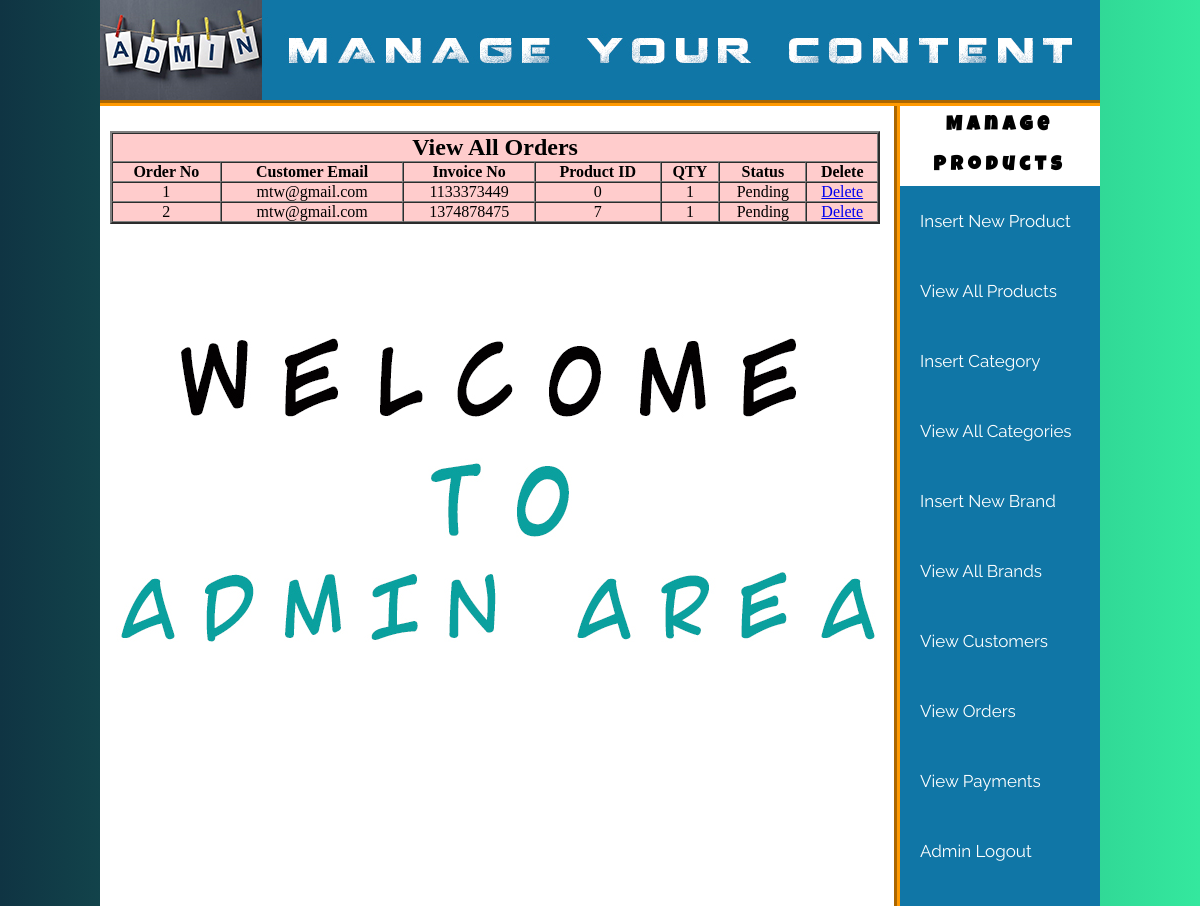
The page /admin/index.php?view_orders (signed in) on the database its author committed.
### tables this page shows
CREATE TABLE `pending_orders` (
  `order_id` int(100) NOT NULL,
  `customer_id` int(100) NOT NULL,
  `invoice_no` int(100) NOT NULL,
  `product_id` int(100) NOT NULL,
  `qty` int(100) NOT NULL,
  `order_status` text NOT NULL
);

CREATE TABLE `customers` (
  `customer_id` int(10) NOT NULL,
  `customer_name` text NOT NULL,
  `customer_email` text NOT NULL,
  `customer_pass` text NOT NULL,
  `customer_country` text NOT NULL,
  `customer_city` text NOT NULL,
  `customer_contact` text NOT NULL,
  `customer_address` text NOT NULL,
  `customer_image` text NOT NULL,
  `customer_ip` text NOT NULL
);

### admin/view_orders.php (the view, shortened to what this page needs)
<?php require 'includes/config.php'; ?>
<!DOCTYPE html>
<html lang="en">
<head>
</head>
<body>
    <table width="770"  align="center" bgcolor="#ffcccc" border="2" cellspacing="0" style="margin-left:10px">
        <tr align="center">
            <td colspan="11"> <h2> View All Orders </h2> </td>
        </tr>
        <tr align="center">
            <th> Order No </th>
            <th> Customer Email</th>
            <th> Invoice No </th>
            <th> Product ID </th>
            <th> QTY </th>
            <th> Status </th>
            <th> Delete </th>
        </tr>
        <?php
        $i=0;
        $get_orders = " SELECT * from pending_orders";
        $orders = mysqli_query($conn,$get_orders);
        while ($row_get_orders = mysqli_fetch_array($orders)) {
            $order_no = $row_get_orders['order_id'];
            $customer_id = $row_get_orders['customer_id'];
            $invoice_no = $row_get_orders['invoice_no'];
            $product_id = $row_get_orders['product_id'];
            $qty = $row_get_orders['qty'];
            $order_status = $row_get_orders['order_status'];
            $i++;
        ?>
        <tr align="center">
            <td> <?php  echo $i; ?> </td>
            <td> <?php
                $query = " SELECT * from customers where customer_id = '$customer_id' ";
                $run_query = mysqli_query($conn,$query);
                $row_query = mysqli_fetch_array($run_query);
                $customer_email = $row_query['customer_email'];
                if ($customer_email) {
                    echo $customer_email;
                }
            ?></td>
            <td> <?php  echo $invoice_no ?></td>
            <td> <?php  echo $product_id ?></td>
            <td> <?php  echo $qty ?></td>
            <td> <?php  echo $order_status ?></td>
            <td> <a href="index.php?delete_order=<?php echo $order_no; ?>"> Delete </a> </td>
        </tr>
        <?php } ?>
    </table>
</body>
</html>

### admin/styles/style.css (style rules this page uses)
* { margin: 0%; padding: 0%; }
body { background: #34e89e; background: -webkit-linear-gradient(to right, #0f3443, #34e89e); background: linear-gradient(to right, #0f3443, #34e89e); }

### rows shown on the page
pending_orders: customer.customer_email "mtw@gmail.com", invoice_no "1133373449", product "0", qty "1", order_status "Pending"
pending_orders: customer.customer_email "mtw@gmail.com", invoice_no "1374878475", product "7", qty "1", order_status "Pending"
